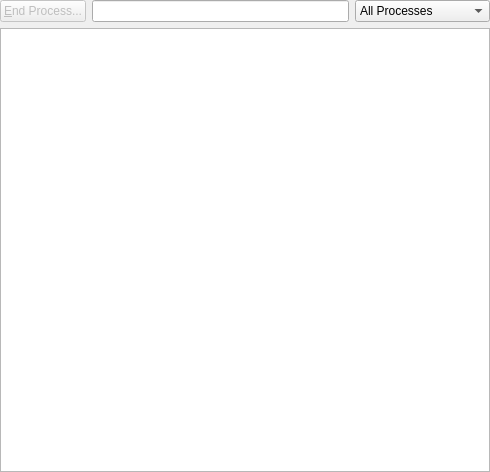
<?xml version="1.0" encoding="UTF-8"?>
<ui version="4.0">
 <class>ProcessWidget</class>
 <widget class="QWidget" name="ProcessWidget">
  <property name="geometry">
   <rect>
    <x>0</x>
    <y>0</y>
    <width>490</width>
    <height>472</height>
   </rect>
  </property>
  <layout class="QVBoxLayout">
   <property name="margin">
    <number>0</number>
   </property>
   <item>
    <layout class="QHBoxLayout">
     <item>
      <widget class="QPushButton" name="btnKillProcess">
       <property name="enabled">
        <bool>false</bool>
       </property>
       <property name="sizePolicy">
        <sizepolicy hsizetype="Fixed" vsizetype="Fixed">
         <horstretch>0</horstretch>
         <verstretch>0</verstretch>
        </sizepolicy>
       </property>
       <property name="toolTip">
        <string/>
       </property>
       <property name="whatsThis">
        <string>&lt;!DOCTYPE HTML PUBLIC &quot;-//W3C//DTD HTML 4.0//EN&quot; &quot;http://www.w3.org/TR/REC-html40/strict.dtd&quot;&gt;
&lt;html&gt;&lt;head&gt;&lt;meta name=&quot;qrichtext&quot; content=&quot;1&quot; /&gt;&lt;style type=&quot;text/css&quot;&gt;
p, li { white-space: pre-wrap; }
&lt;/style&gt;&lt;/head&gt;&lt;body style=&quot; font-family:'DejaVu Sans'; font-size:8pt; font-weight:400; font-style:normal;&quot;&gt;
&lt;p style=&quot; margin-top:0px; margin-bottom:0px; margin-left:0px; margin-right:0px; -qt-block-indent:0; text-indent:0px;&quot;&gt;Attempt to kill the currently selected process by sending it the SIGTERM signal.&lt;/p&gt;
&lt;p style=&quot; margin-top:12px; margin-bottom:12px; margin-left:0px; margin-right:0px; -qt-block-indent:0; text-indent:0px;&quot;&gt;&lt;span style=&quot; font-style:italic;&quot;&gt;Technical information: &lt;/span&gt;&lt;br /&gt;The SIGTERM signal is sent to the given process. If there are insufficient privileges to do so, by default a password is requested.&lt;br /&gt;By running the program &lt;span style=&quot; font-family:'Courier New,courier';&quot;&gt;polkit-kde-authorization&lt;/span&gt; you can give certain (or all) users permission to kill any process, without requiring a password. &lt;/p&gt;&lt;/body&gt;&lt;/html&gt;</string>
       </property>
       <property name="text">
        <string>&amp;End Process...</string>
       </property>
       <property name="autoDefault">
        <bool>false</bool>
       </property>
       <property name="default">
        <bool>false</bool>
       </property>
       <property name="flat">
        <bool>false</bool>
       </property>
      </widget>
     </item>
     <item>
      <widget class="KLineEdit" name="txtFilter">
       <property name="whatsThis">
        <string>Filter which processes are shown by the text given here.  The text can be a partial string match of the Name, Command or Window Title of the process.  It can also be a Username or a Process ID number.&lt;p&gt;
For example:

&lt;table&gt;
&lt;tr&gt;&lt;th&gt;ksys&lt;/th&gt;&lt;td&gt;Show processes containing &quot;&lt;b&gt;ksys&lt;/b&gt;&quot; in the name, for example the processes &quot;&lt;i&gt;ksysguard&lt;/i&gt;&quot; and &quot;&lt;i&gt;ksysguardd&lt;/i&gt;&quot;.&lt;td&gt;&lt;/tr&gt;
&lt;tr&gt;&lt;th&gt;root&lt;/th&gt;&lt;td&gt;Show processes owned by &lt;b&gt;root&lt;/b&gt;.  For example &lt;i&gt;init&lt;/i&gt;&lt;/td&gt;&lt;/tr&gt;
&lt;tr&gt;&lt;th&gt;1234&lt;/th&gt;&lt;td&gt;Show the processes with the PID or Parent PID of &lt;b&gt;1234&lt;/b&gt;.&lt;/td&gt;&lt;/th&gt;&lt;/tr&gt;
&lt;/table&gt;
</string>
       </property>
       <property name="urlDropsEnabled">
        <bool>false</bool>
       </property>
       <property name="clickMessage">
        <string>Quick search</string>
       </property>
       <property name="showClearButton" stdset="0">
        <bool>true</bool>
       </property>
      </widget>
     </item>
     <item>
      <widget class="QComboBox" name="cmbFilter">
       <property name="sizePolicy">
        <sizepolicy hsizetype="Fixed" vsizetype="Fixed">
         <horstretch>0</horstretch>
         <verstretch>0</verstretch>
        </sizepolicy>
       </property>
       <property name="whatsThis">
        <string>&lt;qt&gt;Change which processes are shown, and how they are shown.  The processes can be further filtered by using the Quick Search text filter.&lt;p&gt;
&lt;table&gt;
&lt;tr&gt;&lt;td&gt;All Processes&lt;/td&gt;&lt;td&gt;Show all the processes on the system.&lt;/td&gt;&lt;/tr&gt;
&lt;tr&gt;&lt;td&gt;All Processes, tree&lt;/td&gt;&lt;td&gt;Show all the processes on the system, in a hierarchical manner using the parent PID information.&lt;/td&gt;&lt;/tr&gt;
&lt;tr&gt;&lt;td&gt;System Processes&lt;/td&gt;&lt;td&gt;Show processes running as root and as a user who cannot login.&lt;/td&gt;&lt;/tr&gt;
&lt;tr&gt;&lt;td&gt;User Processes&lt;/td&gt;&lt;td&gt;Show processes running as a non-root user who can login.&lt;/td&gt;&lt;/tr&gt;
&lt;tr&gt;&lt;td&gt;Own Processes&lt;/td&gt;&lt;td&gt;Show processes owned by the same user that this process is owned by.&lt;/td&gt;&lt;/tr&gt;
&lt;tr&gt;&lt;td&gt;Programs Only&lt;/td&gt;&lt;td&gt;Show processes which are running as a user who can login and are either attached to a TTY or have at least one X11 Window.&lt;/td&gt;&lt;/tr&gt;
&lt;/table&gt;
&lt;p&gt;
&lt;i&gt;Technical Information:&lt;/i&gt;&lt;br&gt;
Processes with multiple threads are just shown as a single process, and not treated any differently.&lt;br&gt;
Kernel threads are shown as normal processes, but are actually running inside the kernel and are not real processes.  As such, many of the fields (such as Username) do not apply.
</string>
       </property>
       <property name="maxCount">
        <number>10</number>
       </property>
       <property name="sizeAdjustPolicy">
        <enum>QComboBox::AdjustToContentsOnFirstShow</enum>
       </property>
       <item>
        <property name="text">
         <string>All Processes</string>
        </property>
       </item>
       <item>
        <property name="text">
         <string>All Processes, Tree</string>
        </property>
       </item>
       <item>
        <property name="text">
         <string>System Processes</string>
        </property>
       </item>
       <item>
        <property name="text">
         <string>User Processes</string>
        </property>
       </item>
       <item>
        <property name="text">
         <string>Own Processes</string>
        </property>
       </item>
       <item>
        <property name="text">
         <string>Programs Only</string>
        </property>
       </item>
      </widget>
     </item>
    </layout>
   </item>
   <item>
    <widget class="QTreeView" name="treeView">
     <property name="editTriggers">
      <set>QAbstractItemView::NoEditTriggers</set>
     </property>
     <property name="alternatingRowColors">
      <bool>true</bool>
     </property>
     <property name="selectionMode">
      <enum>QAbstractItemView::ExtendedSelection</enum>
     </property>
     <property name="selectionBehavior">
      <enum>QAbstractItemView::SelectRows</enum>
     </property>
     <property name="rootIsDecorated">
      <bool>false</bool>
     </property>
     <property name="uniformRowHeights">
      <bool>true</bool>
     </property>
     <property name="itemsExpandable">
      <bool>true</bool>
     </property>
     <property name="sortingEnabled">
      <bool>true</bool>
     </property>
     <property name="animated">
      <bool>false</bool>
     </property>
     <property name="allColumnsShowFocus">
      <bool>true</bool>
     </property>
    </widget>
   </item>
  </layout>
 </widget>
 <customwidgets>
  <customwidget>
   <class>KLineEdit</class>
   <extends>QLineEdit</extends>
   <header>klineedit.h</header>
  </customwidget>
 </customwidgets>
 <connections/>
</ui>
